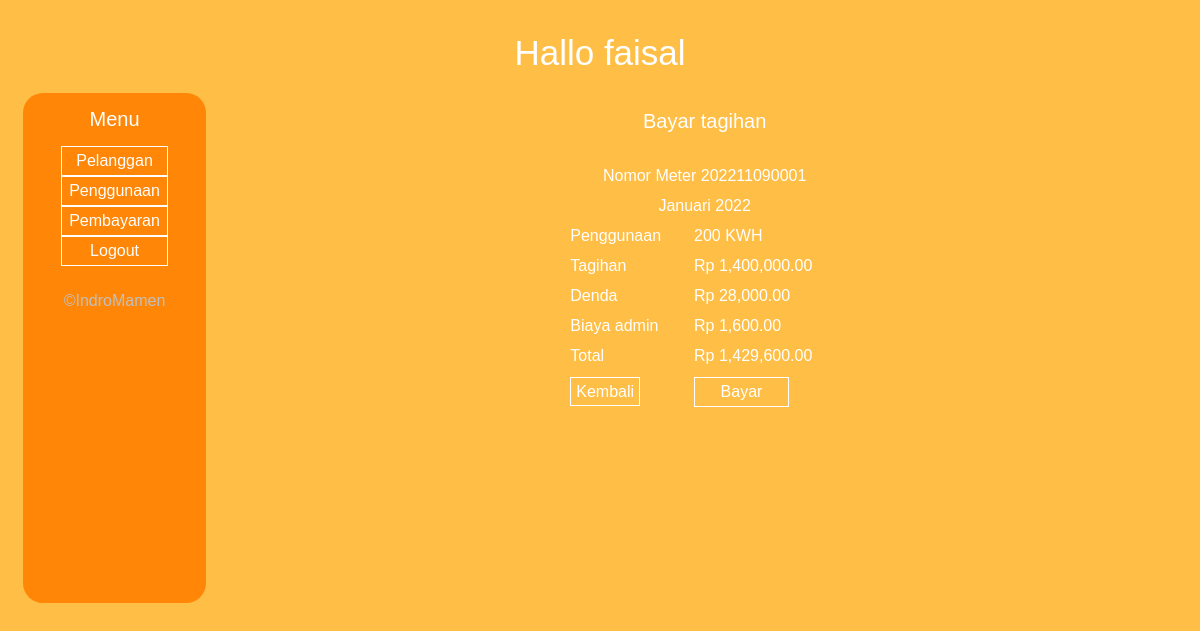
The app's page /detail-bayar.php?byr=45 (signed in) with its own data.
### tables this page shows
CREATE TABLE `penggunaan` (
  `id_penggunaan` int(11) NOT NULL,
  `no_meter` varchar(12) NOT NULL,
  `bulan` int(11) NOT NULL,
  `tahun` int(11) NOT NULL,
  `meter_awal` int(11) NOT NULL,
  `meter_akhir` int(11) NOT NULL
);

CREATE TABLE `meter` (
  `id_meter` int(11) NOT NULL,
  `no_meter` varchar(12) DEFAULT NULL,
  `id_tarif` int(11) NOT NULL,
  `pemilik` varchar(100) NOT NULL,
  `alamat` text NOT NULL,
  `telp` varchar(13) NOT NULL,
  `aktif` tinyint(1) NOT NULL DEFAULT 1
);

CREATE TABLE `tagihan` (
  `id_tagihan` int(11) NOT NULL,
  `id_penggunaan` int(11) NOT NULL,
  `jumlah_meter` int(11) NOT NULL,
  `status` tinyint(1) NOT NULL DEFAULT 0
);

CREATE TABLE `tarif` (
  `id_tarif` int(11) NOT NULL,
  `daya` int(11) NOT NULL,
  `tarif_kwh` int(11) NOT NULL
);

### app/bayar.php (called while the page is built, shortened)
<?php
function select_tagihan($st){
	global $link;
	$query = "SELECT * FROM ((penggunaan INNER JOIN tagihan ON penggunaan.id_penggunaan = tagihan.id_penggunaan) INNER JOIN meter ON meter.no_meter = penggunaan.no_meter) INNER JOIN tarif ON tarif.id_tarif = meter.id_tarif WHERE penggunaan.id_penggunaan='$st'";
	$result = mysqli_query($link, $query);
	return $result;
}
?>

### app/function.php (called while the page is built, shortened)
<?php
function bulan($angka){
	switch ($angka) {
		case 1 :$bulan = "Januari";break;
	}
	return $bulan;
}

### detail-bayar.php (the view, shortened to what this page needs)
<?php require_once 'des/header-petugas.php';
$error = '';
$tgh = mysqli_fetch_assoc(select_tagihan($_GET['byr']));
$tghn = $tgh['tarif_kwh'] * $tgh['jumlah_meter'];
$tagihan = number_format($tghn,2);
$mx = mysqli_fetch_assoc(max_select_bayar($tgh['no_meter'], '0'));
if ($mx['id'] != $tgh['id_penggunaan']) $denda = $tghn/100 * 2;
else $denda = '0';
$total = $tghn + $denda + 1600;
?>
<div style="margin-top: -20px;">
	<form method="post">
		<table style="width: 32%;">
			<tr>
				<td colspan="2"><p class="text1" align="center">Bayar tagihan</p></td>
			</tr>
			<tr>
				<td colspan="2"><?= $error; ?></td>
			</tr>
			<tr>
				<td colspan="2" align="center">Nomor Meter <?= $tgh['no_meter'] ?></td>
			</tr>
			<tr>
				<td colspan="2" align="center"><?= bulan($tgh['bulan']) ." " . $tgh['tahun']; ?></td>
			</tr>
			<tr>
				<td>Penggunaan</td>
				<td> <?= $tgh['jumlah_meter'] ?> KWH</td>
			</tr>
			<tr>
				<td>Tagihan</td>
				<td>
					 Rp <?= $tagihan ?>
				</td>
			</tr>
			<tr>
				<td>Denda</td>
				<td>
					 Rp <?= number_format($denda,2) ?>
				</td>
			</tr>
			<tr>
				<td>Biaya admin</td>
				<td>
					 Rp 1,600.00
				</td>
			</tr>
			<tr>
				<td>Total</td>
				<td>
					 Rp <?= number_format($total,2) ?>
				</td>
			</tr>
			<tr>
				<td><a href="pembayaran.php?search=<?= $tgh['no_meter'] ?>" class="button">Kembali</a></td>
				<td><input type="submit" name="baru" value="Bayar" class="inp button"></td>
			</tr>
		</table>
	</form>
</div>
<?php require_once 'des/footer-petugas.php'; ?>

### des/petugas.css (style rules this page uses)
* { padding: 5px; color: white; font-family: sans-serif; }
body { background-color: rgb(255,190,70); z-index: 1; }
a { text-decoration: none; }
.text1 { font-size: 20px; margin: 5px; }
.inp { font-size: 16px; }
.button { width: 95px; background-color: rgba(0,0,0,0); border: 1px solid white; font-family: sans-serif; cursor: pointer; }

### records on screen
penggunaan: meter.no_meter "202211090001", bulan "Januari", tahun "2022", tagihan.jumlah_meter "200", tarif.tarif_kwh "1,400,000.00", tarif.tarif_kwh "28,000.00", tarif.tarif_kwh "1,429,600.00"

### other values on screen
$_SESSION['petugas'] "faisal"
